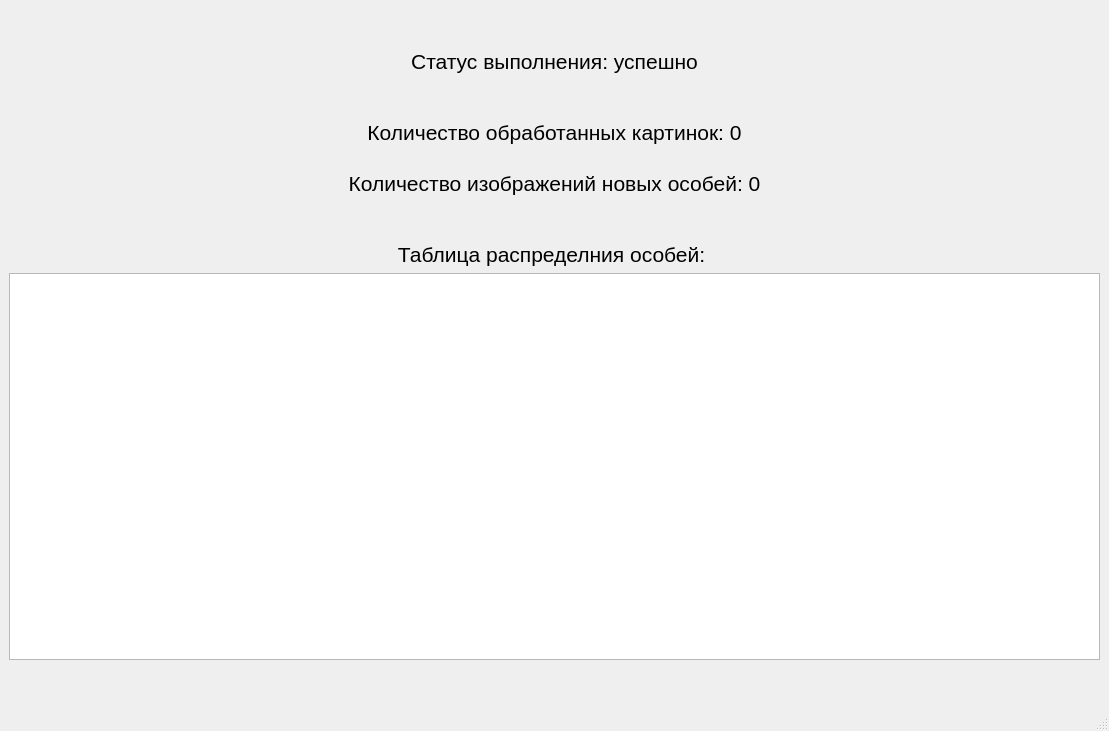
<?xml version="1.0" encoding="UTF-8"?>
<ui version="4.0">
 <class>MainWindow</class>
 <widget class="QMainWindow" name="MainWindow">
  <property name="geometry">
   <rect>
    <x>0</x>
    <y>0</y>
    <width>1109</width>
    <height>731</height>
   </rect>
  </property>
  <property name="windowTitle">
   <string>MainWindow</string>
  </property>
  <widget class="QWidget" name="centralwidget">
   <layout class="QVBoxLayout" name="verticalLayout">
    <item>
     <spacer name="verticalSpacer_4">
      <property name="orientation">
       <enum>Qt::Vertical</enum>
      </property>
      <property name="sizeType">
       <enum>QSizePolicy::Preferred</enum>
      </property>
      <property name="sizeHint" stdset="0">
       <size>
        <width>20</width>
        <height>40</height>
       </size>
      </property>
     </spacer>
    </item>
    <item>
     <widget class="QLabel" name="status">
      <property name="font">
       <font>
        <pointsize>16</pointsize>
       </font>
      </property>
      <property name="text">
       <string>Статус выполнения: успешно</string>
      </property>
      <property name="alignment">
       <set>Qt::AlignCenter</set>
      </property>
     </widget>
    </item>
    <item>
     <spacer name="verticalSpacer_3">
      <property name="orientation">
       <enum>Qt::Vertical</enum>
      </property>
      <property name="sizeType">
       <enum>QSizePolicy::Preferred</enum>
      </property>
      <property name="sizeHint" stdset="0">
       <size>
        <width>20</width>
        <height>40</height>
       </size>
      </property>
     </spacer>
    </item>
    <item>
     <widget class="QLabel" name="pics_count">
      <property name="font">
       <font>
        <pointsize>16</pointsize>
       </font>
      </property>
      <property name="text">
       <string>Количество обработанных картинок: 0</string>
      </property>
      <property name="alignment">
       <set>Qt::AlignCenter</set>
      </property>
     </widget>
    </item>
    <item>
     <spacer name="verticalSpacer_2">
      <property name="orientation">
       <enum>Qt::Vertical</enum>
      </property>
      <property name="sizeType">
       <enum>QSizePolicy::Preferred</enum>
      </property>
      <property name="sizeHint" stdset="0">
       <size>
        <width>20</width>
        <height>20</height>
       </size>
      </property>
     </spacer>
    </item>
    <item>
     <widget class="QLabel" name="new_count">
      <property name="font">
       <font>
        <pointsize>16</pointsize>
       </font>
      </property>
      <property name="text">
       <string>Количество изображений новых особей: 0</string>
      </property>
      <property name="alignment">
       <set>Qt::AlignCenter</set>
      </property>
     </widget>
    </item>
    <item>
     <spacer name="verticalSpacer">
      <property name="orientation">
       <enum>Qt::Vertical</enum>
      </property>
      <property name="sizeType">
       <enum>QSizePolicy::Preferred</enum>
      </property>
      <property name="sizeHint" stdset="0">
       <size>
        <width>20</width>
        <height>40</height>
       </size>
      </property>
     </spacer>
    </item>
    <item>
     <widget class="QLabel" name="label">
      <property name="font">
       <font>
        <pointsize>16</pointsize>
       </font>
      </property>
      <property name="text">
       <string>Таблица распределния особей: </string>
      </property>
      <property name="alignment">
       <set>Qt::AlignCenter</set>
      </property>
     </widget>
    </item>
    <item>
     <widget class="QTableWidget" name="tableWidget">
      <property name="font">
       <font>
        <pointsize>14</pointsize>
       </font>
      </property>
     </widget>
    </item>
    <item>
     <spacer name="verticalSpacer_5">
      <property name="orientation">
       <enum>Qt::Vertical</enum>
      </property>
      <property name="sizeType">
       <enum>QSizePolicy::Preferred</enum>
      </property>
      <property name="sizeHint" stdset="0">
       <size>
        <width>20</width>
        <height>40</height>
       </size>
      </property>
     </spacer>
    </item>
   </layout>
  </widget>
  <widget class="QMenuBar" name="menubar">
   <property name="geometry">
    <rect>
     <x>0</x>
     <y>0</y>
     <width>1109</width>
     <height>26</height>
    </rect>
   </property>
  </widget>
  <widget class="QStatusBar" name="statusbar"/>
 </widget>
 <resources/>
 <connections/>
</ui>
